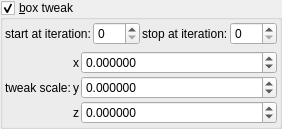
    <widget class="MyGroupBox" name="groupCheck_transf_function_enabledD_false">
     <property name="font">
      <font>
       <weight>50</weight>
       <bold>false</bold>
      </font>
     </property>
     <property name="title">
      <string>&amp;box tweak</string>
     </property>
     <property name="checkable">
      <bool>true</bool>
     </property>
     <layout class="QVBoxLayout" name="verticalLayout_5">
      <property name="leftMargin">
       <number>2</number>
      </property>
      <property name="topMargin">
       <number>2</number>
      </property>
      <property name="rightMargin">
       <number>2</number>
      </property>
      <property name="bottomMargin">
       <number>2</number>
      </property>
      <item>
       <layout class="QGridLayout" name="gridLayout_73">
        <property name="spacing">
         <number>2</number>
        </property>
        <item row="0" column="1">
         <widget class="MySpinBox" name="spinboxInt_transf_start_iterations_D">
          <property name="sizePolicy">
           <sizepolicy hsizetype="Minimum" vsizetype="Maximum">
            <horstretch>0</horstretch>
            <verstretch>0</verstretch>
           </sizepolicy>
          </property>
          <property name="maximum">
           <number>999</number>
          </property>
         </widget>
        </item>
        <item row="0" column="0">
         <widget class="QLabel" name="label_272">
          <property name="text">
           <string>start at iteration:</string>
          </property>
         </widget>
        </item>
        <item row="0" column="2">
         <widget class="QLabel" name="label_271">
          <property name="text">
           <string>stop at iteration:</string>
          </property>
         </widget>
        </item>
        <item row="0" column="3">
         <widget class="MySpinBox" name="spinboxInt_transf_stop_iterations_D1">
          <property name="sizePolicy">
           <sizepolicy hsizetype="Minimum" vsizetype="Maximum">
            <horstretch>0</horstretch>
            <verstretch>0</verstretch>
           </sizepolicy>
          </property>
          <property name="maximum">
           <number>999</number>
          </property>
         </widget>
        </item>
       </layout>
      </item>
      <item>
       <layout class="QGridLayout" name="gridLayout_5" columnstretch="0,0,1">
        <property name="spacing">
         <number>2</number>
        </property>
        <item row="2" column="1">
         <widget class="QLabel" name="label_30">
          <property name="text">
           <string notr="true">z</string>
          </property>
         </widget>
        </item>
        <item row="0" column="1">
         <widget class="QLabel" name="label_38">
          <property name="text">
           <string notr="true">x</string>
          </property>
         </widget>
        </item>
        <item row="1" column="1">
         <widget class="QLabel" name="label_39">
          <property name="text">
           <string notr="true">y</string>
          </property>
         </widget>
        </item>
        <item row="0" column="2">
         <widget class="MyDoubleSpinBox" name="spinbox3_transf_scale3D_000_x">
          <property name="enabled">
           <bool>true</bool>
          </property>
          <property name="sizePolicy">
           <sizepolicy hsizetype="Minimum" vsizetype="Maximum">
            <horstretch>0</horstretch>
            <verstretch>0</verstretch>
           </sizepolicy>
          </property>
          <property name="decimals">
           <number>6</number>
          </property>
          <property name="minimum">
           <double>-99.989999999999995</double>
          </property>
          <property name="maximum">
           <double>99.989999999999995</double>
          </property>
          <property name="singleStep">
           <double>0.100000000000000</double>
          </property>
         </widget>
        </item>
        <item row="1" column="2">
         <widget class="MyDoubleSpinBox" name="spinbox3_transf_scale3D_000_y">
          <property name="enabled">
           <bool>true</bool>
          </property>
          <property name="sizePolicy">
           <sizepolicy hsizetype="Minimum" vsizetype="Maximum">
            <horstretch>0</horstretch>
            <verstretch>0</verstretch>
           </sizepolicy>
          </property>
          <property name="decimals">
           <number>6</number>
          </property>
          <property name="minimum">
           <double>-99.989999999999995</double>
          </property>
          <property name="maximum">
           <double>99.989999999999995</double>
          </property>
          <property name="singleStep">
           <double>0.100000000000000</double>
          </property>
         </widget>
        </item>
        <item row="2" column="2">
         <widget class="MyDoubleSpinBox" name="spinbox3_transf_scale3D_000_z">
          <property name="enabled">
           <bool>true</bool>
          </property>
          <property name="sizePolicy">
           <sizepolicy hsizetype="Minimum" vsizetype="Maximum">
            <horstretch>0</horstretch>
            <verstretch>0</verstretch>
           </sizepolicy>
          </property>
          <property name="decimals">
           <number>6</number>
          </property>
          <property name="minimum">
           <double>-99.989999999999995</double>
          </property>
          <property name="maximum">
           <double>99.989999999999995</double>
          </property>
          <property name="singleStep">
           <double>0.100000000000000</double>
          </property>
         </widget>
        </item>
        <item row="0" column="0" rowspan="3">
         <widget class="QLabel" name="label_40">
          <property name="text">
           <string>tweak scale:</string>
          </property>
         </widget>
        </item>
       </layout>
      </item>
     </layout>
    </widget>
